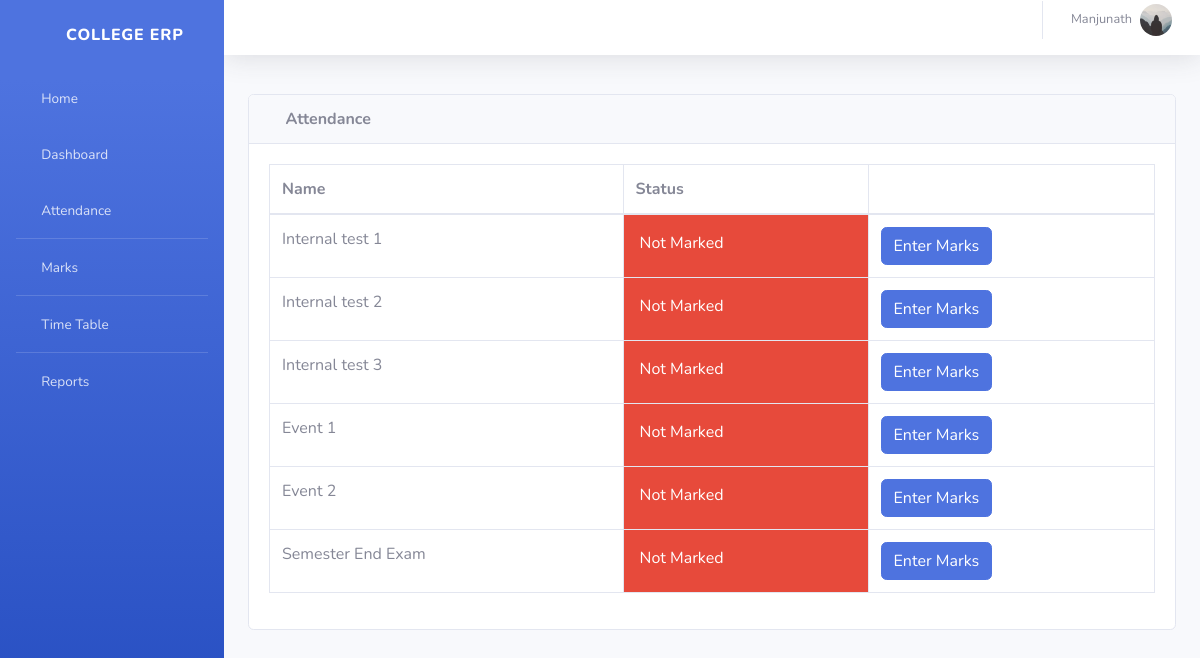
/info/teacher/9/marks_list/ (signed in), run on the app's committed database.
### info/models.py (models this page shows, shortened)
class User(AbstractUser):
    @property
    def is_student(self):
        if hasattr(self, 'student'):
            return True
        return False
    @property
    def is_teacher(self):
        if hasattr(self, 'teacher'):
            return True
        return False

class Teacher(models.Model):
    user = models.OneToOneField(User, on_delete=models.CASCADE, null=True)
    id = models.CharField(primary_key=True, max_length=100)
    dept = models.ForeignKey(Dept, on_delete=models.CASCADE, default=1)
    name = models.CharField(max_length=100)
    Gender = models.CharField(max_length=50, choices=Gender_choice, default='Male')
    DOB = models.DateField(default='1980-01-01')
    address = models.CharField(max_length=200, default='-'),
    phone = models.IntegerField(),
    nationality = models.CharField(max_length=20),
    image = models.ImageField(default='default.jpg', upload_to='profile_pics')

class MarksClass(models.Model):
    assign = models.ForeignKey(Assign, on_delete=models.CASCADE)
    name = models.CharField(max_length=50, choices=test_name, default='Internal test 1')
    status = models.BooleanField(default='False')
    class Meta:
        unique_together = (('assign', 'name'),)

### info/views.py (the view)
# urls.py: path('teacher/<int:assign_id>/marks_list/', views.t_marks_list, name='t_marks_list'),
@login_required()
def t_marks_list(request, assign_id):
    ass = get_object_or_404(Assign, id=assign_id)
    m_list = MarksClass.objects.filter(assign=ass)
    return render(request, 'info/t_marks_list.html', {'m_list': m_list})

### info/templates/info/t_marks_list.html
{% extends 'info/base.html' %}
{% block content %}
    <div class="card mb-3">
        <div class="card-header">
              <i class="fas fa-table"></i>
            <b>Attendance</b></div>
            <div class="card-body">
              <div class="table-responsive">
                <table class="table table-bordered" id="dataTable" width="100%" cellspacing="0">
                  <thead>
                    <tr>
                        <th>Name</th>
                        <th>Status</th>
                        <th></th>
                    </tr>
                  </thead>
                  <tbody>
                    {% for m in m_list %}
                    <tr>
                        <td>{{ m.name }}</td>
                        {% if not m.status %}
                            <td class="p-3 mb-2 bg-danger text-white">Not Marked</td>
                            <td>
                                <a class="btn btn-primary" href="{% url 't_marks_entry' m.id %}" role="button">Enter Marks</a>
                            </td>
                        {% else %}
                            <td class="p-3 mb-2 bg-success text-white">Marked</td>
                            <td><a class="btn btn-warning" href="{% url 'edit_marks' m.id %}" role="button">Edit Marks</a> </td>
                        {% endif %}
                    </tr>
                    {% empty %}
                            <p>student has no courses</p>
                    {% endfor %}
                  </tbody>
                </table>
              </div>
        </div>
    </div>
{% endblock %}

### info/templates/info/base.html (shortened to what this page needs)
<!DOCTYPE html>
<html lang="en">
  <head>
      {% load static %}
   <link href="{% static '/info/dashboard/vendor/fontawesome-free/css/all.min.css' %}" rel="stylesheet" type="text/css">
   <link href="{% static '/info/dashboard/css/sb-admin-2.min.css' %}" rel="stylesheet">
    <link href="{% static '/info/dashboard/vendor/datatables/dataTables.bootstrap4.css' %}" rel="stylesheet">
  </head>
  <body id="page-top">
    <div id="wrapper">
  <ul class="navbar-nav bg-gradient-primary sidebar sidebar-dark accordion" id="accordionSidebar">
      <a class="sidebar-brand d-flex align-items-center justify-content-center" href="{% url 'index' %}">
        <div class="sidebar-brand-icon rotate-n-15">
          <i class="fas fa-laugh-wink"></i>
        </div>
        <div class="sidebar-brand-text mx-3">College ERP</div>
      </a>
      <li class="nav-item">
        <a class="nav-link" href="{% url 'index' %}">
          <i class="fas fa-fw fa-tachometer-alt"></i>
          <span>Home</span></a>
      </li>
       {% if request.user.is_student %}
<hr class="sidebar-divider my-0">
      <li class="nav-item">
        <a class="nav-link" href="{% url 'dashboard'  request.user.student.USN request.user.student.class_id_id %}">
          <i class="fas fa-fw fa-tachometer-alt"></i>
          <span>Dashboard</span></a>
      </li>
      <li class="nav-item">
        <a class="nav-link" href="{% url 'attendance' request.user.student.USN %}">
          <i class="fas fa-fw fa-tachometer-alt"></i>
          <span>Attendance</span></a>
      </li>
      <hr class="sidebar-divider my-0">
      <li class="nav-item">
        <a class="nav-link" href="{% url 'attendance' request.user.student.USN %}">
          <i class="fas fa-fw fa-tachometer-alt"></i>
          <span>Attendance By Subject</span></a>
      </li>
       <hr class="sidebar-divider my-0">
      <li class="nav-item">
        <a class="nav-link" href="{% url 'marks_list' request.user.student.USN %}">
          <i class="fas fa-fw fa-tachometer-alt"></i>
          <span>Marks</span></a>
      </li>
      <hr class="sidebar-divider my-0">
      <li class="nav-item">
        <a class="nav-link" href="{% url 'timetable' request.user.student.class_id_id %}">
          <i class="fas fa-fw fa-tachometer-alt"></i>
          <span>Time Table</span></a>
      </li>
      {% elif request.user.is_teacher %}
      <li class="nav-item">
        <a class="nav-link" href="{% url 'dashboard'%}">
          <i class="fas fa-fw fa-tachometer-alt"></i>
          <span>Dashboard</span></a>
      </li>
       <li class="nav-item">
        <a class="nav-link" href="{% url 't_clas' request.user.teacher.id 1 %}">
          <i class="fas fa-fw fa-tachometer-alt"></i>
          <span>Attendance</span></a>
      </li>
      <hr class="sidebar-divider my-0">
      <li class="nav-item">
        <a class="nav-link" href="{% url 't_clas' request.user.teacher.id 2 %}">
          <i class="fas fa-fw fa-tachometer-alt"></i>
          <span>Marks</span></a>
      </li>
      <hr class="sidebar-divider my-0">
      <li class="nav-item">
        <a class="nav-link" href="{% url 't_timetable' request.user.teacher.id %}">
          <i class="fas fa-fw fa-tachometer-alt"></i>
          <span>Time Table</span></a>
      </li>
       <hr class="sidebar-divider my-0">
      <li class="nav-item">
        <a class="nav-link" href="{% url 't_clas' request.user.teacher.id 3 %}">
          <i class="fas fa-fw fa-tachometer-alt"></i>
          <span>Reports</span></a>
      </li>
      {% endif %}
    </ul>
<div id="content-wrapper">
<div id="content">
          <nav class="navbar navbar-expand navbar-light bg-white topbar mb-4  shadow" style="bottom:15px;">
          <ul class="navbar-nav ml-auto">
            <li class="nav-item dropdown no-arrow">
              <a class="nav-link dropdown-toggle" href="#" id="userDropdown" role="button" data-toggle="dropdown" aria-haspopup="true" aria-expanded="false">
                 {% if request.user.is_student %}
                  <span class="mr-2 d-none d-lg-inline text-gray-600 small">{{ request.user.student.name }}</span>
                   <img class="img-profile rounded-circle" src="{{ user.student.image.url }}">
                  <div class="dropdown-menu dropdown-menu-right shadow animated--grow-in" aria-labelledby="userDropdown">
                  <a class="dropdown-item" href="{% url 'profile' %}">
                  <i class="fas fa-user fa-sm fa-fw mr-2 text-gray-400"></i>
                  Profile
                </a>
                <a class="dropdown-item" href="#">
                  <i class="fas fa-cogs fa-sm fa-fw mr-2 text-gray-400"></i>
                  Settings
                </a>
                <a class="dropdown-item" href="#">
                  <i class="fas fa-list fa-sm fa-fw mr-2 text-gray-400"></i>
                  Activity Log
                </a>
                <div class="dropdown-divider"></div>
                <a class="dropdown-item" href="#" data-toggle="modal" data-target="#logoutModal">
                  <i class="fas fa-sign-out-alt fa-sm fa-fw mr-2 text-gray-400"></i>
                  Logout
                </a>
              </div>
                  {% elif request.user.is_teacher %}
                  <span class="mr-2 d-none d-lg-inline text-gray-600 small">{{ request.user.teacher.name }}</span>
                <img class="img-profile rounded-circle" src="{{ user.teacher.image.url }}">
              </a>
                 {% endif %}
            </li>
          </ul>
        </nav>
        <div class="container-fluid">
            {% block content %}
            {% endblock %}
        </div>
    </div>
    </div>
  </body>
</html>

### data on the page
User: user.teacher.name "Manjunath", teacher.image (placeholder picture)
MarksClass: name "Internal test 1", status "Not Marked"
MarksClass: name "Internal test 2", status "Not Marked"
MarksClass: name "Internal test 3", status "Not Marked"
MarksClass: name "Event 1", status "Not Marked"
MarksClass: name "Event 2", status "Not Marked"
MarksClass: name "Semester End Exam", status "Not Marked"
